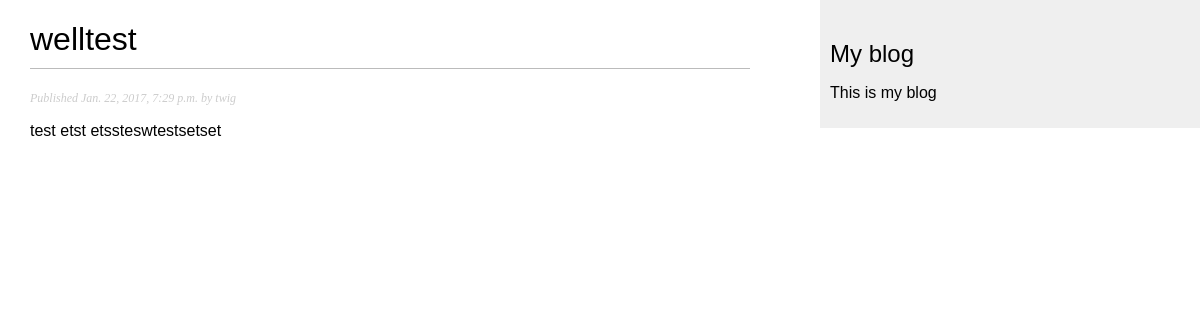
/blog/2017/01/22/welltest/, run on the app's committed database.
### blog/models.py (models this page shows, shortened)
class Post(models.Model):
	STATUS_CHOICES = (
		('draft','Draft'),
		('published','Published'),
	)
	title =	models.CharField(max_length=250)
	slug = models.SlugField(max_length=250, unique_for_date='publish')
	author = models.ForeignKey(User,related_name='blog_posts')
	body = models.TextField()
	publish = models.DateTimeField(default=timezone.now)
	created = models.DateTimeField(auto_now_add=True)
	updated = models.DateTimeField(auto_now=True)
	status = models.CharField(max_length=10, choices=STATUS_CHOICES, default='draft')
	objects = models.Manager()
	published = PublishedManager()
	class Meta:
		ordering = ('-publish',)

### blog/views.py (the view)
def post_detail(request, year, month, day, post):
	post = get_object_or_404(Post, slug=post, status='published', publish__year=year,publish__month=month,publish__day=day)
	return render(request, 'blog/post/detail.html', {'post':post})

### blog/templates/blog/post/detail.html (shortened to what this page needs)
{% extends "blog/base.html" %}
{% block content %}
	<h1>{{ post.title }}</h1>
	<p class="date">
		Published {{ post.publish }} by {{ post.author }}
	</p>
	{{ post.body | linebreaks }}
{% endblock %}

### blog/static/css/blog.css (style rules this page uses)
body { margin:0; padding:0; font-family:helvetica, sans-serif; }
h1 { font-weight:normal; border-bottom:1px solid #bbb; padding:0 0 10px 0; }
p.date { color:#ccc; font-family: georgia, serif; font-size: 12px; font-style: italic; }

### data on the page
Post: title "welltest", publish "Jan. 22, 2017, 7:29 p.m.", author "twig", body "test etst etssteswtestsetset"
